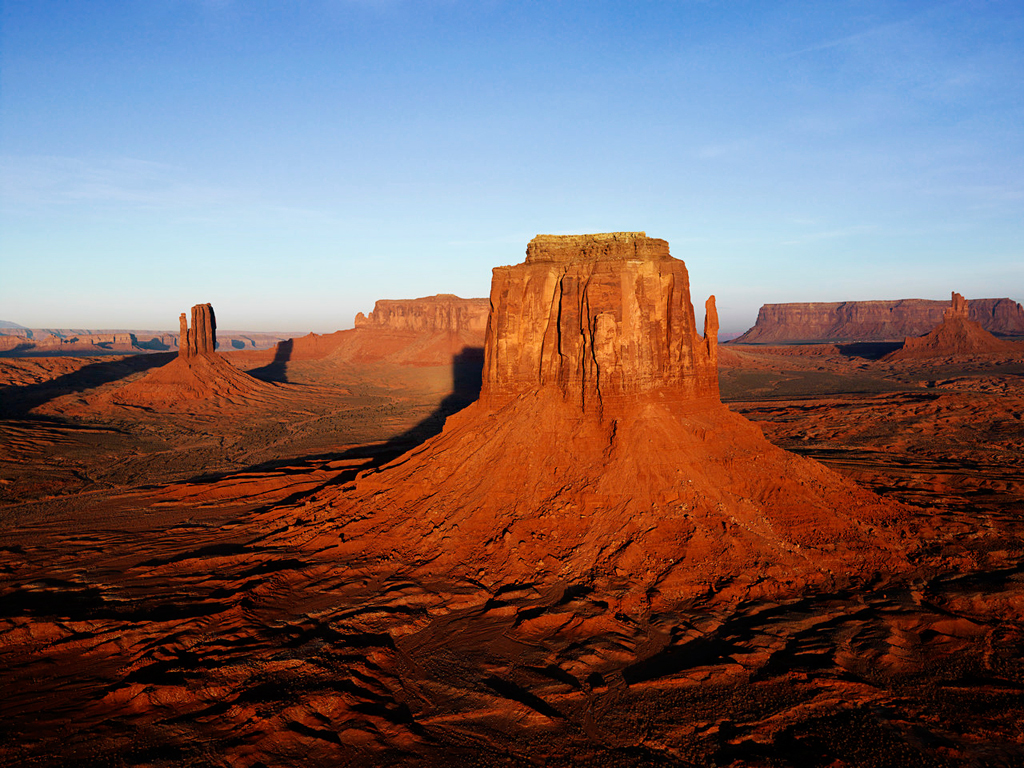
#> input picture CV/test.jpg, 1024 x 768 px
$ python cvthreshold.py
#> lines starting #> are read from the running program, lines starting #| are printed output that depends on the picture; after the words box and inside, x2 and y2 are one past the last pixel; in counts of white or black regions, pixels touching at a corner belong together
import cv2
import matplotlib.pyplot as plt
import numpy as np

img = cv2.imread('./test.jpg',0)
#> img: shape (768, 1024); min 0, max 245, mean 105.3

ret,thresh1 = cv2.threshold(img,127,255,cv2.THRESH_BINARY)
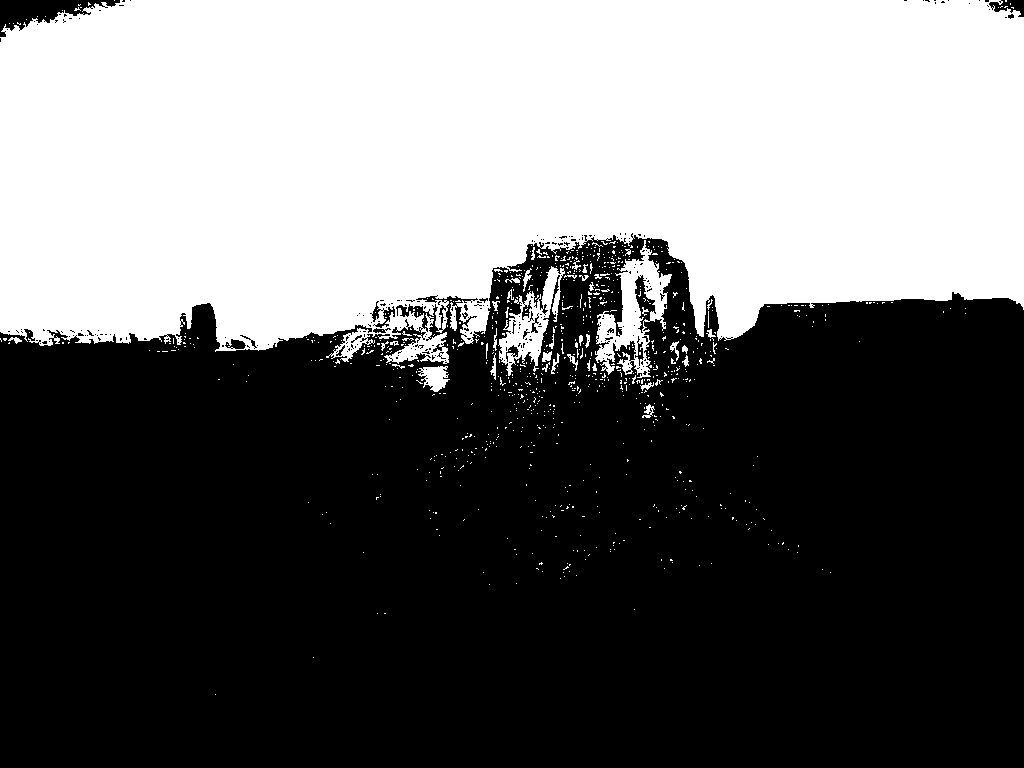
#> thresh1: shape (768, 1024); 41.3% white; 884 white regions (841 under 20 px), largest, box (x1, y1, x2, y2) and area: (0, 0, 1024, 364) 313911, (595, 240, 672, 378) 4041, (498, 266, 565, 376) 2513
ret,thresh2 = cv2.threshold(img,127,255,cv2.THRESH_BINARY_INV)
ret,thresh3 = cv2.threshold(img,127,255,cv2.THRESH_TRUNC)
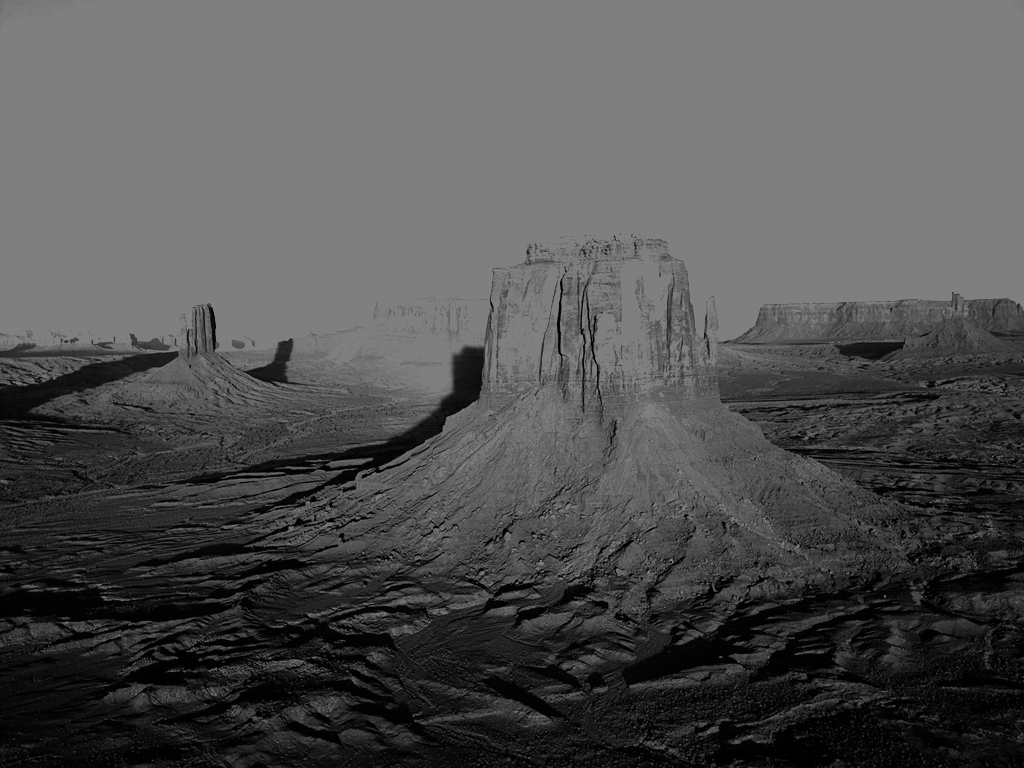
#> thresh3: shape (768, 1024); min 0, max 127, mean 81.8
ret,thresh4 = cv2.threshold(img,127,255,cv2.THRESH_TOZERO)
ret,thresh5 = cv2.threshold(img,127,255,cv2.THRESH_TOZERO_INV)
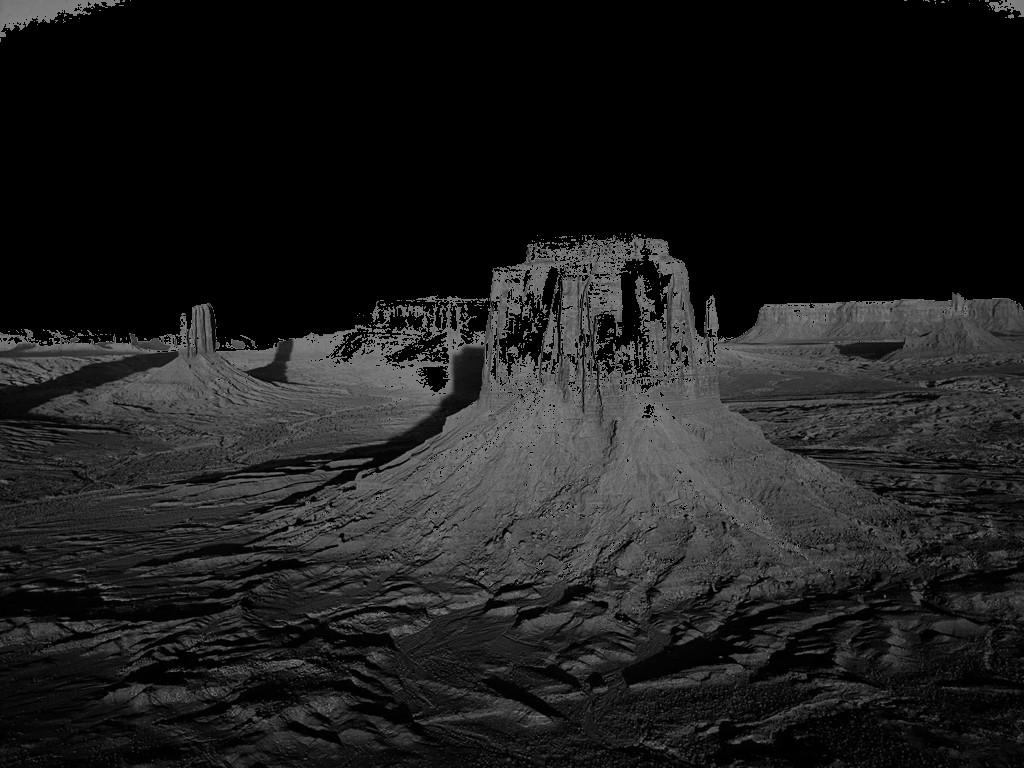
#> thresh5: shape (768, 1024); min 0, max 127, mean 29.3

imgs = [img,thresh1,thresh2,thresh3,thresh4,thresh5]
titles = ['origin','BINARY','BINARY_INV','TRUNC','TOZERO','TOZERO_INV']

# [8 lines of commented-out code are left out]
img2 = cv2.medianBlur(img,5)
# cv2.namedWindow('blur',cv2.WINDOW_NORMAL)
# cv2.imshow('blur',img2)
th1 = cv2.adaptiveThreshold(img2,255,cv2.ADAPTIVE_THRESH_MEAN_C,cv2.THRESH_BINARY,11,2)
#> th1: shape (768, 1024); 75.5% white; 3035 black regions (2206 under 20 px), largest, box (x1, y1, x2, y2) and area: (0, 232, 707, 420) 14945, (407, 565, 917, 723) 11238, (0, 597, 429, 706) 11219
th2 = cv2.adaptiveThreshold(img2,255,cv2.ADAPTIVE_THRESH_GAUSSIAN_C,cv2.THRESH_BINARY,11,2)
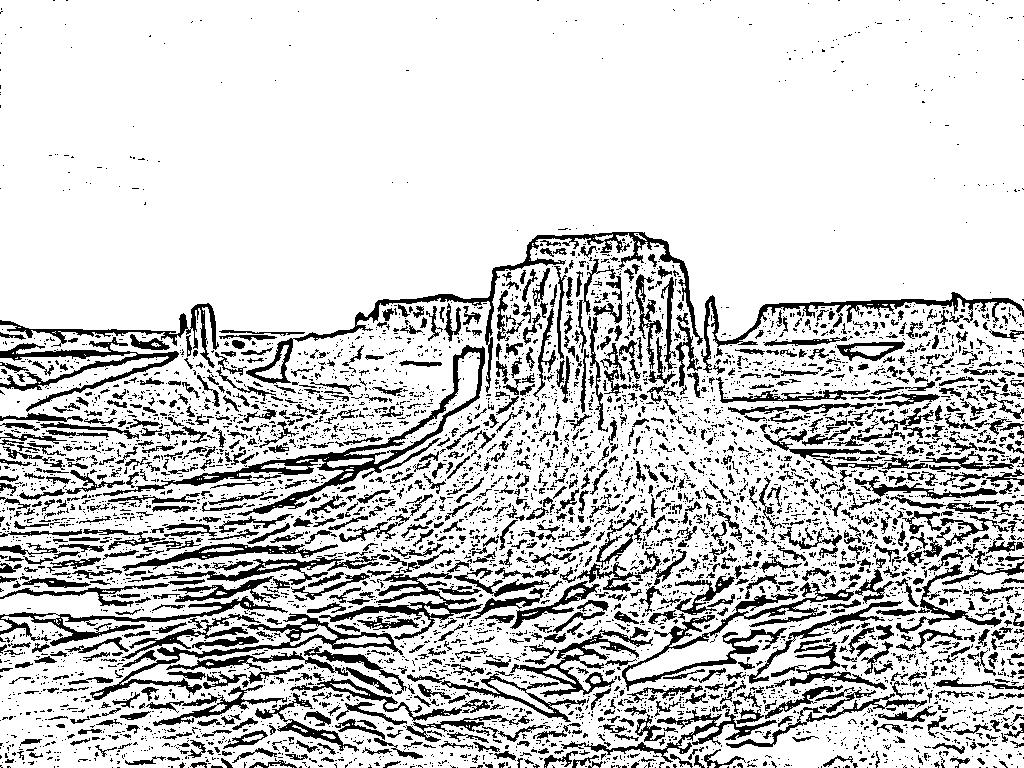
#> th2: shape (768, 1024); 80.7% white; 5519 black regions (4373 under 20 px), largest, box (x1, y1, x2, y2) and area: (103, 345, 485, 516) 4681, (246, 232, 703, 393) 4210, (622, 582, 858, 691) 3410
# [6 lines of commented-out code are left out]
ret,th3 = cv2.threshold(img,0,255,cv2.THRESH_BINARY+cv2.THRESH_OTSU)
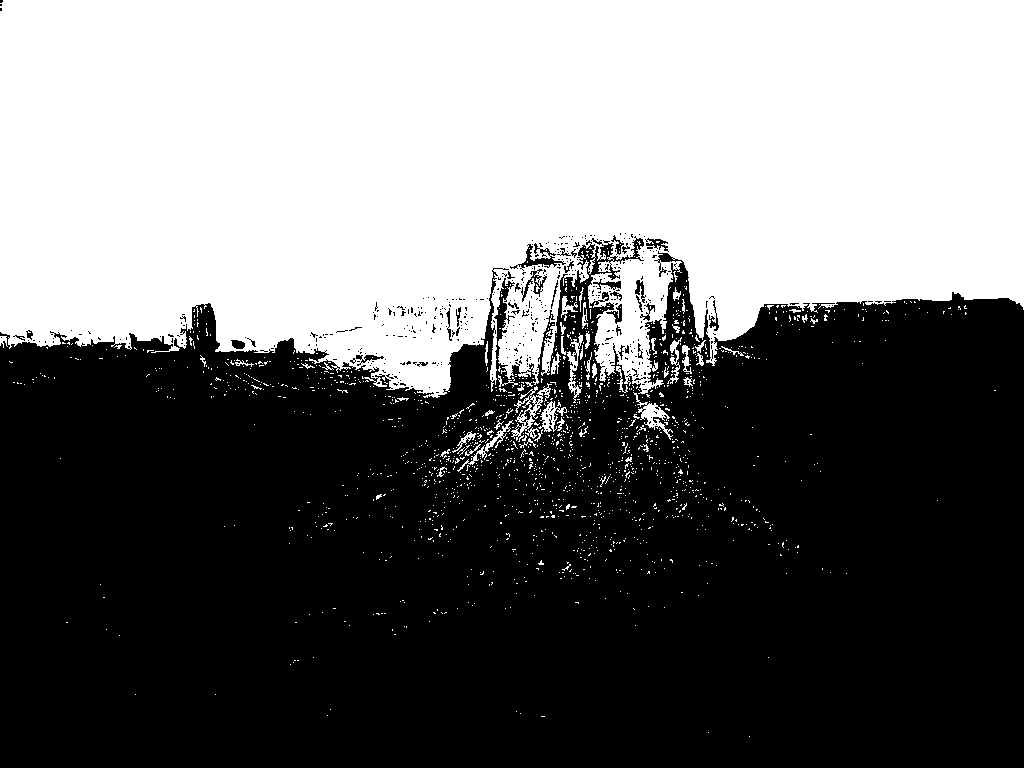
#> th3: shape (768, 1024); 44% white; 1577 white regions (1519 under 20 px), largest, box (x1, y1, x2, y2) and area: (0, 0, 1024, 398) 337853, (511, 383, 552, 442) 583, (633, 392, 673, 440) 488
#> ret = 113
img3 = cv2.GaussianBlur(img,(5,5),0)
ret,th4 = cv2.threshold(img3,0,255,cv2.THRESH_BINARY+cv2.THRESH_OTSU)
#> th4: shape (768, 1024); 43.6% white; 151 white regions (115 under 20 px), largest, box (x1, y1, x2, y2) and area: (0, 0, 1024, 397) 338986, (638, 402, 671, 438) 485, (542, 326, 559, 375) 444
plt.figure()
plt.subplot(1,3,1),plt.imshow(img3,'gray'),plt.title('GaussianBlur')
plt.subplot(1,3,2),plt.imshow(th3,'gray'),plt.title('otsu')
plt.subplot(1,3,3),plt.imshow(th4,'gray'),plt.title('gaussian+otsu')
plt.show()
plt.figure()
plt.hist(th4.ravel(),256)
plt.show()
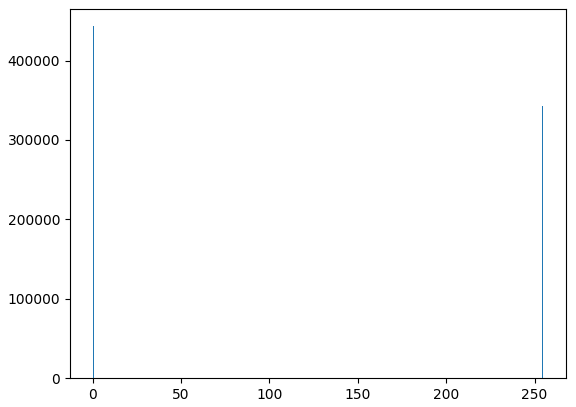
#> figure drawn by matplotlib, 1 panel; tallest bar 443302 high, from x = 0 to 0.996
cv2.waitKey(0)
